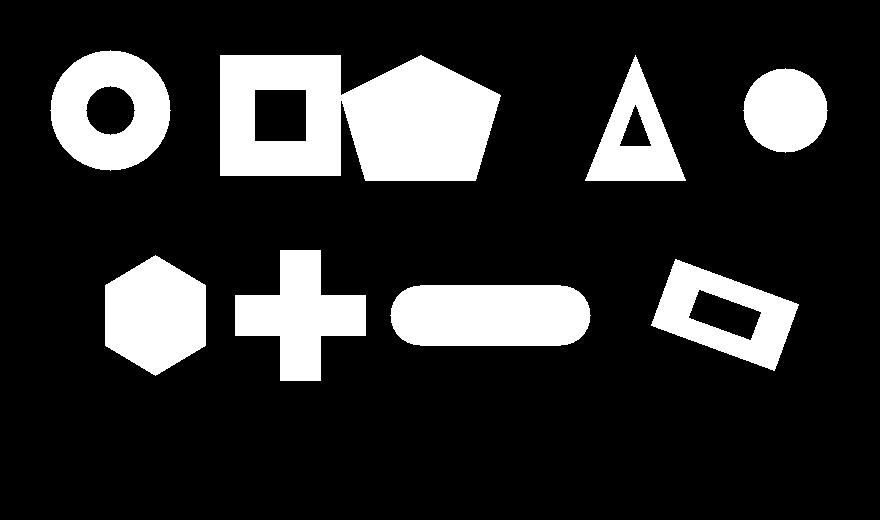
#> input picture lecture5/data/bnw_shapes.png, 880 x 520 px
$ python page99_connected_components.py   (older library calls are emulated)
#> lines starting #> are read from the running program, lines starting #| are printed output that depends on the picture; after the words box and inside, x2 and y2 are one past the last pixel; in counts of white or black regions, pixels touching at a corner belong together
### lecture5/common.py
from __future__ import annotations

import argparse
from pathlib import Path

import cv2
import numpy as np


ROOT_DIR = Path(__file__).resolve().parent
DATA_DIR = ROOT_DIR / "data"
OUTPUT_DIR = ROOT_DIR / "output"


def parse_show_flag(description: str) -> bool:
    parser = argparse.ArgumentParser(description=description)
    parser.add_argument(
        "--show",
        action="store_true",
        help="Open the generated Matplotlib window after saving the output.",
    )
    return parser.parse_args().show


def load_gray_image(name: str) -> np.ndarray:
    image_path = DATA_DIR / name
    image = cv2.imread(str(image_path), cv2.IMREAD_GRAYSCALE)
    if image is None:
        raise FileNotFoundError(f"Could not read image: {image_path}")
    return image


def plot_gray(ax, image: np.ndarray, title: str) -> None:
    ax.imshow(to_uint8(image), cmap="gray", vmin=0, vmax=255)
    ax.set_title(title)
    ax.axis("off")


def plot_bgr(ax, image: np.ndarray, title: str) -> None:
    ax.imshow(cv2.cvtColor(to_uint8(image), cv2.COLOR_BGR2RGB))
    ax.set_title(title)
    ax.axis("off")


def finalize_figure(fig, filename: str, show: bool = False) -> Path:
    import matplotlib.pyplot as plt

    OUTPUT_DIR.mkdir(parents=True, exist_ok=True)
    out_path = OUTPUT_DIR / filename
    fig.tight_layout()
    fig.savefig(out_path, dpi=160, bbox_inches="tight")
    print(f"Saved figure: {out_path}")

    if show:
        plt.show()
    else:
        plt.close(fig)

    return out_path


def normalize_channel(image: np.ndarray) -> np.ndarray:
    image_float = image.astype(np.float32)
    min_value = float(image_float.min())
    max_value = float(image_float.max())

    if max_value - min_value < 1e-6:
        return np.zeros(image.shape, dtype=np.uint8)

    normalized = (image_float - min_value) * 255.0 / (max_value - min_value)
    return normalized.astype(np.uint8)


def to_uint8(image: np.ndarray) -> np.ndarray:
    if image.dtype == np.uint8:
        return image

    image_float = image.astype(np.float32)
    if float(image_float.max()) <= 1.0 and float(image_float.min()) >= 0.0:
        scaled = image_float * 255.0
        return np.clip(scaled, 0, 255).astype(np.uint8)

    return normalize_channel(image_float)


# [7 lines left out: function save_image, not called in this run]

### lecture5/page99_connected_components.py
from __future__ import annotations

import cv2
import matplotlib.pyplot as plt
import numpy as np

from common import finalize_figure, load_gray_image, normalize_channel, parse_show_flag, plot_bgr, plot_gray


def colorize_labelmap(labelmap: np.ndarray) -> np.ndarray:
    normalized = normalize_channel(labelmap)
    colored = cv2.applyColorMap(normalized, cv2.COLORMAP_TURBO)
    colored[labelmap == 0] = 0
    return colored


def render_components_with_centers(binary_image: np.ndarray, labelmap: np.ndarray, stats: np.ndarray, centers: np.ndarray) -> np.ndarray:
    rng = np.random.default_rng(0)
    color = cv2.cvtColor(binary_image, cv2.COLOR_GRAY2BGR)

    for label in range(1, stats.shape[0]):
        if stats[label, cv2.CC_STAT_AREA] < 30:
            continue
        random_color = tuple(int(v) for v in rng.integers(80, 256, size=3))
        color[labelmap == label] = random_color
        center = tuple(int(v) for v in centers[label])
        cv2.circle(color, center, 4, (255, 255, 255), -1)

    return color


def main(show: bool = False) -> None:
#> called with show = False
    shapes = load_gray_image("bnw_shapes.png")
#> in load_gray_image, `image = cv2.imread(str(image_path), cv2.IMREAD_GRAYSCALE)`: image: shape (520, 880); 18.5% white; 8 white regions, largest, box (x1, y1, x2, y2) and area: (220, 55, 501, 181) 26934, (390, 285, 591, 346) 11361, (50, 50, 171, 171) 9496
    num_labels_shapes, labelmap_shapes = cv2.connectedComponents(shapes, connectivity=8, ltype=cv2.CV_32S)
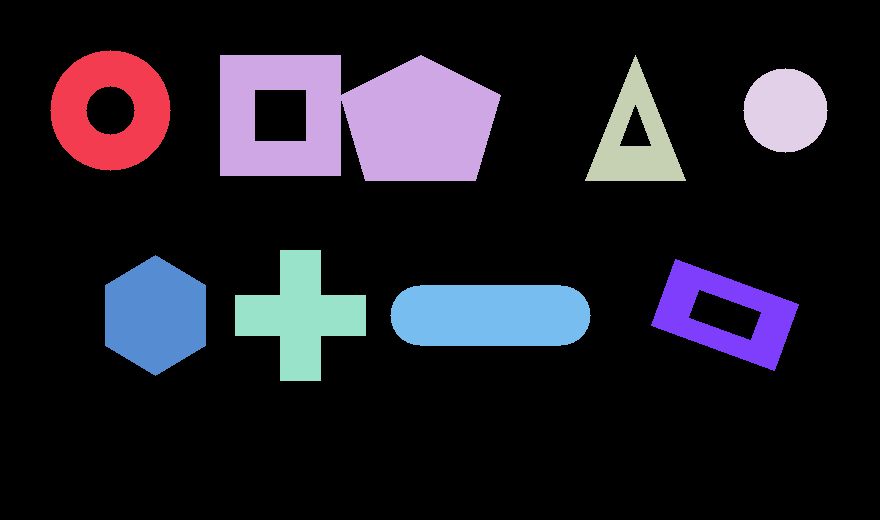
#> labelmap_shapes: shape (520, 880) int32; 9 distinct labels, from 0 to 8; one colour per label, 0 black
#> num_labels_shapes = 9
    print(f"Connected components in shapes image: {num_labels_shapes - 1}")
#| Connected components in shapes image: 8

    text_image = load_gray_image("text.png")
#> call 2 of load_gray_image, with name = 'text.png'
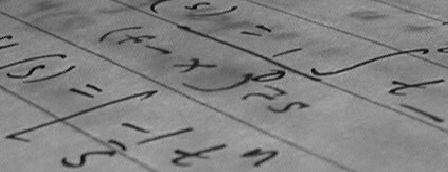
#> input picture lecture5/data/text.png, 448 x 172 px
#> in load_gray_image, image is the input picture: shape (172, 448); min 10, max 197, mean 129.3
    otsu_thr, otsu_mask = cv2.threshold(text_image, 0, 255, cv2.THRESH_BINARY_INV | cv2.THRESH_OTSU)
#> otsu_mask: shape (172, 448); 13.3% white; 143 white regions (105 under 20 px), largest, box (x1, y1, x2, y2) and area: (99, 0, 336, 92) 2776, (0, 85, 158, 142) 809, (0, 10, 193, 100) 785
#> otsu_thr = 109
    print(f"Otsu threshold for text image: {otsu_thr:.2f}")
#| Otsu threshold for text image: 109.00
    output = cv2.connectedComponentsWithStats(otsu_mask, connectivity=8, ltype=cv2.CV_32S)
    num_labels_page, labelmap_page, stats_page, centers_page = output
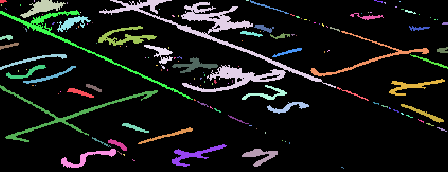
#> labelmap_page: shape (172, 448) int32; 144 distinct labels, from 0 to 143; one colour per label, 0 black
#> num_labels_page = 144; stats_page = 144 rows, first 6: [0, 0, 448, 172, 66801], [0, 0, 7, 3, 17], [34, 0, 1, 2, 2], [20, 0, 46, 18, 344], [99, 0, 237, 92, 2776], [246, 0, 3, 1, 3]; centers_page = 144 pairs, first value 1 to 444.6, second value 0 to 167.3
    print(f"Connected components in text image: {num_labels_page - 1}")
#| Connected components in text image: 143

    fig, axes = plt.subplots(2, 2, figsize=(12, 9))
    plot_gray(axes[0, 0], shapes, "Binary shapes")
    plot_bgr(axes[0, 1], colorize_labelmap(labelmap_shapes), "Connected components")
#> in normalize_channel, `image_float = image.astype(np.float32)`:
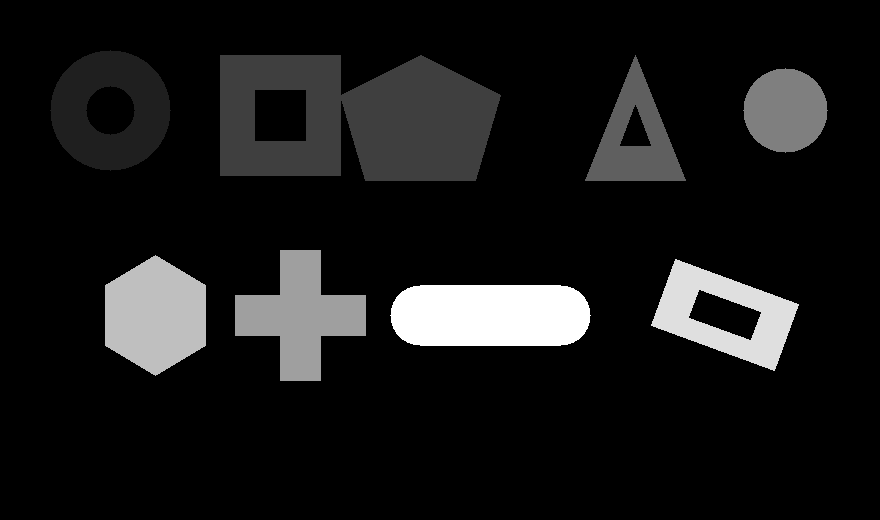
#> image_float: shape (520, 880) float32; min 0, max 8, mean 0.756; drawn with min black and max white
#> in normalize_channel, `min_value = float(image_float.min())`: min_value = 0
#> in normalize_channel, `max_value = float(image_float.max())`: max_value = 8
#> in colorize_labelmap, `colored[labelmap == 0] = 0`:
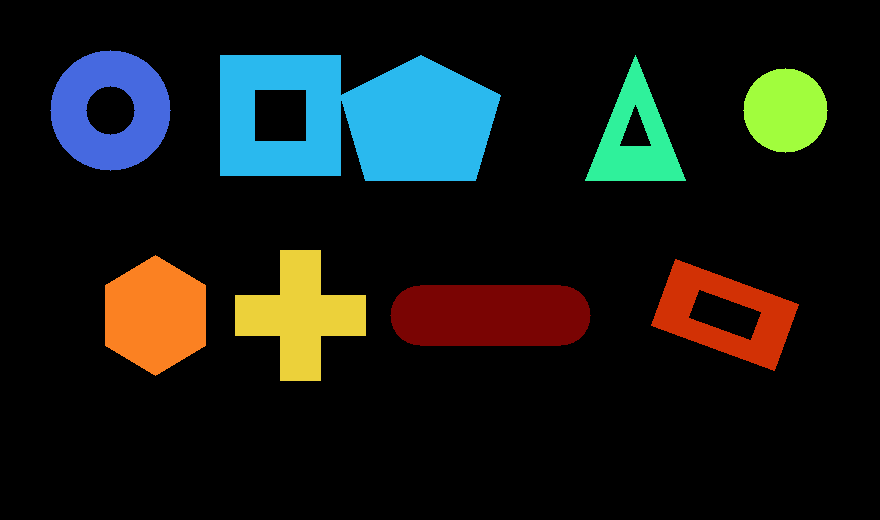
#> colored: shape (520, 880, 3); mean B, G, R 23.3, 26.8, 22.6
    plot_gray(axes[1, 0], otsu_mask, "Text + Otsu")
    plot_bgr(axes[1, 1], render_components_with_centers(otsu_mask, labelmap_page, stats_page, centers_page), "Components with centers")
#> the loop in render_components_with_centers, `for label in range(1, stats.shape[0]):` made 143 passes
#> center on passes 3, 4, 6, 17, 20, 29, 45, 48, 51, 55, 57, 58: (42, 7), (216, 42), (267, 6), (76, 40), (367, 16), (72, 22), (263, 27), (124, 36), (418, 28), (250, 33), (369, 56), (280, 35)
#> after the loop in render_components_with_centers, `for label in range(1, stats.shape[0]):`:
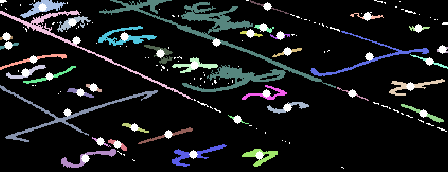
#> color: shape (172, 448, 3); mean B, G, R 27.2, 25.7, 23.7

    finalize_figure(fig, "page99_connected_components.png", show)
#> in finalize_figure, `fig.savefig(out_path, dpi=160, bbox_inches="tight")`:
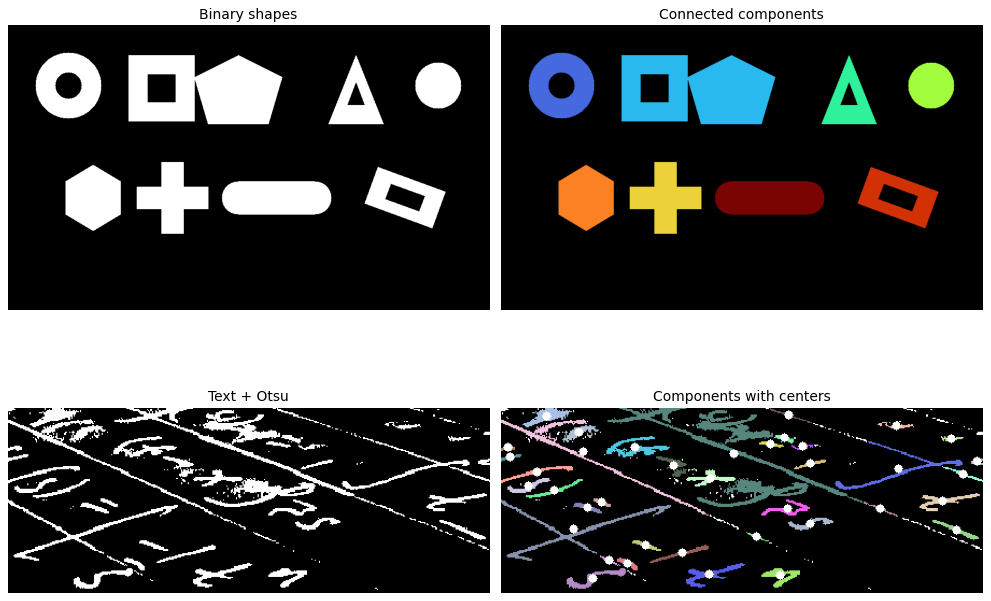
#> figure drawn by matplotlib, 4 panels


if __name__ == "__main__":
    main(parse_show_flag("Page 99 - Connected components"))
